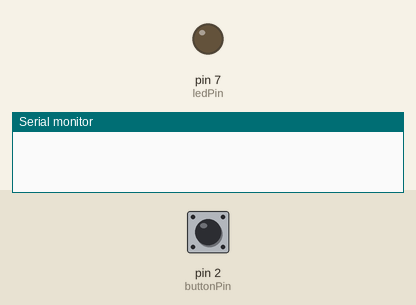
The sketch below on a simulated Arduino Uno, built with avr-gcc and run on an emulated ATmega328P. Parts: output pins drawn as LEDs (lit = HIGH), the last lines printed to the serial monitor. The test bench sets the inputs (shaded band); at power-on: pin 2 (buttonPin) LOW.

Above: at 1.2 s.
1.3 s: pin 2 (buttonPin) pulled HIGH for 0.15 s
At 1.37 s:
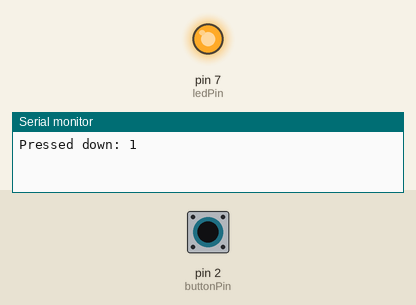
2.9 s: pin 2 (buttonPin) pulled HIGH for 3.2 s
At 6.7 s:
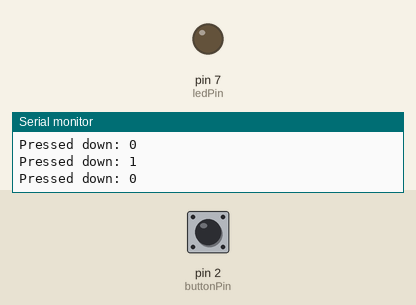
Timing chart, 0 to 8.2 s (numbered marks = the images above; inputs shaded):
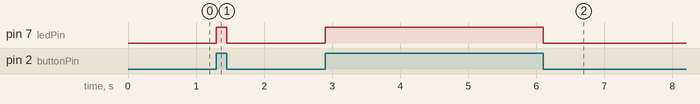

Measured:
- after the input at 1.3 s, pin 7 (ledPin): LOW → HIGH at once, → LOW 0.15 s later
- after the input at 2.9 s, pin 7 (ledPin): LOW → HIGH at once, → LOW 3.2 s later

The sketch:

task_2_interrupt-driven-board.ino
```cpp
int ledPin = 7;
int buttonPin = 2;

void setup()
{
  pinMode(ledPin, OUTPUT);
  pinMode(buttonPin, INPUT);
  Serial.begin(9600);

  attachInterrupt(digitalPinToInterrupt(buttonPin), the_ISR, CHANGE);
}

void loop()
{
  //nothing in loop
}


void the_ISR()
{
  bool read = digitalRead(buttonPin);
  if (read) {
	digitalWrite(ledPin, HIGH);
  } else {
  	digitalWrite(ledPin, LOW);
  }
  Serial.print("\nPressed down: ");
  Serial.print(read);
}
```
